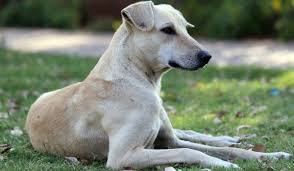
#> input picture Computer_Vision/dog.jpg, 294 x 171 px
$ jupyter execute 'Brightness_Contrast_Filters(Lab1).ipynb'   (shell and % lines are left out)   (older library calls are emulated)
#> lines starting #> are read from the running program, lines starting #| are printed output that depends on the picture
[cell 1]
# Modify brightness of the image performing appropriate operation.

[cell 2]
import cv2
import numpy as np
import matplotlib.pyplot as plt

[cell 3]
img = cv2.imread("dog.jpg")
#> img is the input picture: shape (171, 294, 3); mean B, G, R 112.7, 130.9, 119.9

[cell 4]
import cv2
import matplotlib.pyplot as plt

# Function to adjust brightness
def adjust_brightness(img, beta):
    """
    Adjusts the brightness of the image by adding a scalar value to all pixels.
    :param img: Input image
    :param beta: Brightness adjustment value (positive for brighter, negative for darker)
    :return: Brightness-adjusted image
    """
    return cv2.convertScaleAbs(img, alpha=1, beta=beta)

# Load the image
image_path = "dog.jpg"
img_bgr = cv2.imread(image_path)

# Check if the image is loaded
if img_bgr is None:
    print("Error: Unable to load the image. Please check the path.")
else:
    # Convert BGR to RGB for matplotlib display
    img_rgb = cv2.cvtColor(img_bgr, cv2.COLOR_BGR2RGB)

    # Adjust brightness
    brighter_image = adjust_brightness(img_rgb, beta=50)  # Increase brightness by 50
#> in adjust_brightness, `return cv2.convertScaleAbs(img, alpha=1, beta=beta)`:
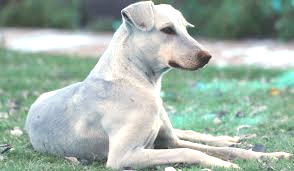
#> returned value: shape (171, 294, 3); mean of channels 0, 1, 2 168.9, 179.7, 161.9; drawn as B, G, R
    darker_image = adjust_brightness(img_rgb, beta=-50)   # Decrease brightness by 50
#> call 2 of adjust_brightness, with beta = -50
#> in adjust_brightness (call 2), `return cv2.convertScaleAbs(img, alpha=1, beta=beta)`:
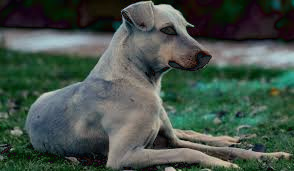
#> returned value: shape (171, 294, 3); mean of channels 0, 1, 2 74.3, 83.6, 69.7; drawn as B, G, R

    # Display the original, brighter, and darker images
    plt.figure(figsize=(15, 5))
    plt.subplot(1, 3, 1)
    plt.imshow(img_rgb)
    plt.title("Original Image")
    plt.axis("off")

    plt.subplot(1, 3, 2)
    plt.imshow(brighter_image)
    plt.title("Brighter Image (+50)")
    plt.axis("off")

    plt.subplot(1, 3, 3)
    plt.imshow(darker_image)
    plt.title("Darker Image (-50)")
    plt.axis("off")

    plt.tight_layout()
    plt.show()

[cell 5]
#Q2 Modify the contrast of the image using various filter and compare their result.

[cell 6]
import cv2
import numpy as np
import matplotlib.pyplot as plt

# Load the image
image_path = "dog.jpg"
img_bgr = cv2.imread(image_path)

# Check if the image is loaded
if img_bgr is None:
    print("Error: Unable to load the image. Please check the path.")
else:
    # Convert BGR to RGB for matplotlib display
    img_rgb = cv2.cvtColor(img_bgr, cv2.COLOR_BGR2RGB)

    # Convert to grayscale for histogram equalization
    img_gray = cv2.cvtColor(img_bgr, cv2.COLOR_BGR2GRAY)
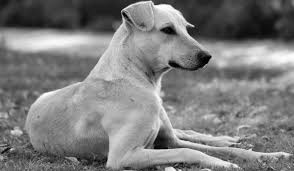
#> img_gray: shape (171, 294); min 0, max 254, mean 125.5

    # 1. Linear Contrast Adjustment
    # Scale pixel values linearly to increase contrast
    alpha = 2.0  # Contrast control (>1 increases contrast)
    beta = 0     # Brightness control
    linear_contrast = cv2.convertScaleAbs(img_rgb, alpha=alpha, beta=beta)
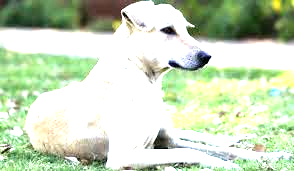
#> linear_contrast: shape (171, 294, 3); mean R, G, B 201, 216.3, 188.8

    # 2. Histogram Equalization
    # Apply to grayscale image
    hist_eq_gray = cv2.equalizeHist(img_gray)
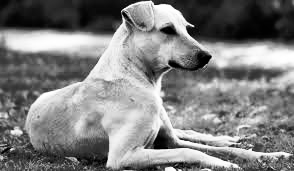
#> hist_eq_gray: shape (171, 294); min 0, max 255, mean 128.2
    # Convert back to RGB for visualization
    hist_eq_rgb = cv2.cvtColor(hist_eq_gray, cv2.COLOR_GRAY2RGB)

    # Display results
    plt.figure(figsize=(15, 10))

    # Original Image
    plt.subplot(2, 2, 1)
    plt.imshow(img_rgb)
    plt.title("Original Image")
    plt.axis("off")

    # Linear Contrast Adjustment
    plt.subplot(2, 2, 2)
    plt.imshow(linear_contrast)
    plt.title("Linear Contrast Adjustment (alpha=2.0)")
    plt.axis("off")

    # Grayscale Image (Histogram Equalization Result)
    plt.subplot(2, 2, 3)
    plt.imshow(hist_eq_gray, cmap="gray")
    plt.title("Histogram Equalization (Grayscale)")
    plt.axis("off")

    # Histogram Equalization (RGB Visualization)
    plt.subplot(2, 2, 4)
    plt.imshow(hist_eq_rgb)
    plt.title("Histogram Equalization (RGB)")
    plt.axis("off")

    plt.tight_layout()
    plt.show()

[cell 7]
#Q3 Remove noise from the image using linear filter.

[cell 8]
import cv2
import matplotlib.pyplot as plt

# Load the image
image_path = "dog.jpg"
img_bgr = cv2.imread(image_path)

# Check if the image is loaded
if img_bgr is None:
    print("Error: Unable to load the image. Please check the path.")
else:
    # Convert BGR to RGB for matplotlib display
    img_rgb = cv2.cvtColor(img_bgr, cv2.COLOR_BGR2RGB)

    # Apply Box Filter
    kernel_size = (5, 5)  # Size of the kernel
    box_filtered = cv2.boxFilter(img_rgb, ddepth=-1, ksize=kernel_size, normalize=True)

    # Apply Gaussian Filter
    gaussian_filtered = cv2.GaussianBlur(img_rgb, ksize=(5, 5), sigmaX=0)

    # Display original, box filtered, and Gaussian filtered images
    plt.figure(figsize=(15, 5))

    # Original Image
    plt.subplot(1, 3, 1)
    plt.imshow(img_rgb)
    plt.title("Original Image")
    plt.axis("off")

    # Box Filtered Image
    plt.subplot(1, 3, 2)
    plt.imshow(box_filtered)
    plt.title("Box Filter (Kernel: 5x5)")
    plt.axis("off")

    # Gaussian Filtered Image
    plt.subplot(1, 3, 3)
    plt.imshow(gaussian_filtered)
    plt.title("Gaussian Filter (Kernel: 5x5)")
    plt.axis("off")

    plt.tight_layout()
    plt.show()

[cell 9]
#Q4 Remove noise from the image using non linear filter.

[cell 10]
import cv2
import matplotlib.pyplot as plt

# Load the image
image_path = "dog.jpg"
img_bgr = cv2.imread(image_path)

# Check if the image is loaded
if img_bgr is None:
    print("Error: Unable to load the image. Please check the path.")
else:
    # Convert BGR to RGB for matplotlib display
    img_rgb = cv2.cvtColor(img_bgr, cv2.COLOR_BGR2RGB)

    # Apply Median Filter (Non-Linear Filter)
    kernel_size = 5  # Kernel size must be an odd number
    median_filtered = cv2.medianBlur(img_rgb, kernel_size)

    # Display original and filtered images
    plt.figure(figsize=(10, 5))

    # Original Image
    plt.subplot(1, 2, 1)
    plt.imshow(img_rgb)
    plt.title("Original Image")
    plt.axis("off")

    # Median Filtered Image
    plt.subplot(1, 2, 2)
    plt.imshow(median_filtered)
    plt.title(f"Median Filtered Image (Kernel: {kernel_size}x{kernel_size})")
    plt.axis("off")

    plt.tight_layout()
    plt.show()

[cell 11]
#Q5 Identify the edge of the image using appropriate filter.

[cell 12]
import cv2
import matplotlib.pyplot as plt

# Load the image
image_path = "dog.jpg"
img_bgr = cv2.imread(image_path)

# Check if the image is loaded
if img_bgr is None:
    print("Error: Unable to load the image. Please check the path.")
else:
    # Convert to grayscale for edge detection
    img_gray = cv2.cvtColor(img_bgr, cv2.COLOR_BGR2GRAY)

    # Apply Sobel filter to find edges in the x and y directions
    sobel_x = cv2.Sobel(img_gray, ddepth=cv2.CV_64F, dx=1, dy=0, ksize=3)  # Gradient in x
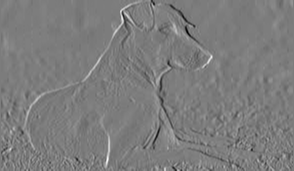
#> sobel_x: shape (171, 294) float64; min -718, max 748, mean 0.5; drawn with min black and max white
    sobel_y = cv2.Sobel(img_gray, ddepth=cv2.CV_64F, dx=0, dy=1, ksize=3)  # Gradient in y
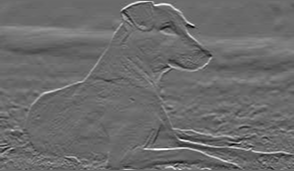
#> sobel_y: shape (171, 294) float64; min -631, max 864, mean 2.3; drawn with min black and max white

    # Compute the magnitude of the gradient
    sobel_magnitude = cv2.magnitude(sobel_x, sobel_y)
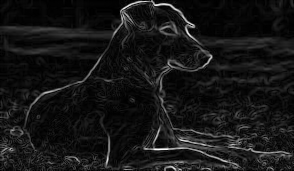
#> sobel_magnitude: shape (171, 294) float64; min 0, max 865.6, mean 75.6; drawn with min black and max white

    # Normalize to display as an 8-bit image
    sobel_magnitude = cv2.convertScaleAbs(sobel_magnitude)
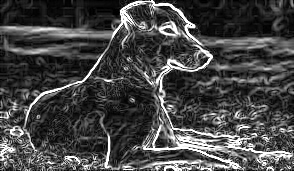
#> sobel_magnitude: shape (171, 294); min 0, max 255, mean 70

    # Display results
    plt.figure(figsize=(15, 5))

    # Original Grayscale Image
    plt.subplot(1, 3, 1)
    plt.imshow(img_gray, cmap="gray")
    plt.title("Original Grayscale Image")
    plt.axis("off")

    # Sobel X
    plt.subplot(1, 3, 2)
    plt.imshow(cv2.convertScaleAbs(sobel_x), cmap="gray")
    plt.title("Sobel X (Horizontal Edges)")
    plt.axis("off")

    # Sobel Magnitude
    plt.subplot(1, 3, 3)
    plt.imshow(sobel_magnitude, cmap="gray")
    plt.title("Gradient Magnitude (Edges)")
    plt.axis("off")

    plt.tight_layout()
    plt.show()
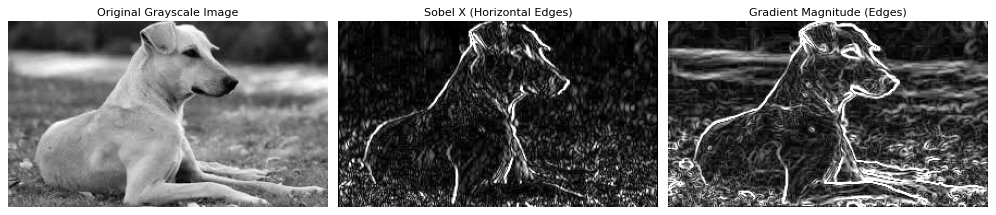
#> figure drawn by matplotlib, 3 panels
